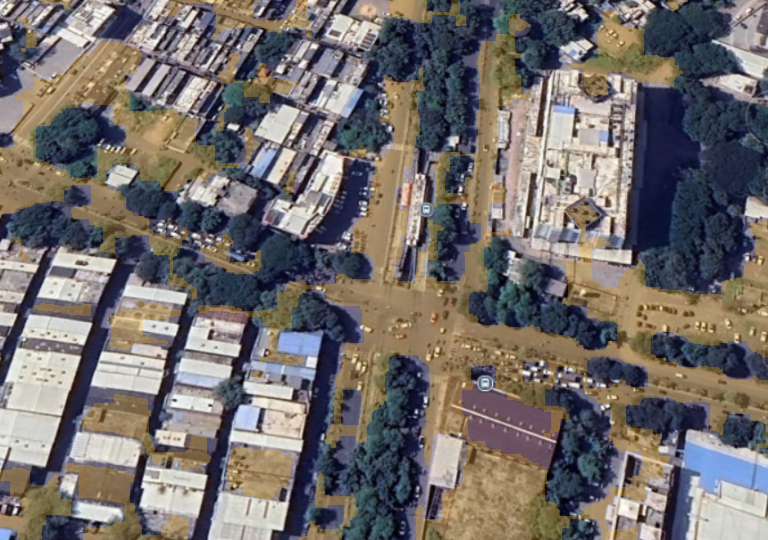
#> input picture test2_12_155_40.png, 768 x 540 px
$ python -i road_detection.py   (imports and definitions only)
#> lines starting #> are read from the running program, lines starting #| are printed output that depends on the picture; after the words box and inside, x2 and y2 are one past the last pixel; in counts of white or black regions, pixels touching at a corner belong together
#> further down, picture is the input picture: shape (540, 768, 3); mean B, G, R 107.4, 109.3, 115.2
#> in _road_surface_candidates, `hsv = cv2.cvtColor(img_bgr, cv2.COLOR_BGR2HSV)`: hsv: shape (540, 768, 3); mean H, S, V 74.7, 79.2, 127.2
#> in _road_surface_candidates, `lab = cv2.cvtColor(img_bgr, cv2.COLOR_BGR2LAB)`: lab: shape (540, 768, 3); mean of channels 0, 1, 2 116.5, 131.2, 129.4
import cv2
import numpy as np
from skimage.morphology import skeletonize


def _vegetation_mask(img_bgr: np.ndarray, hsv: np.ndarray) -> np.ndarray:
    b, g, r = cv2.split(img_bgr.astype(np.int16))
    h = hsv[:, :, 0]
    s = hsv[:, :, 1]
    excess_green = 2 * g - r - b
    return (((h >= 25) & (h <= 95) & (s > 38)) | (excess_green > 12)).astype(np.uint8) * 255
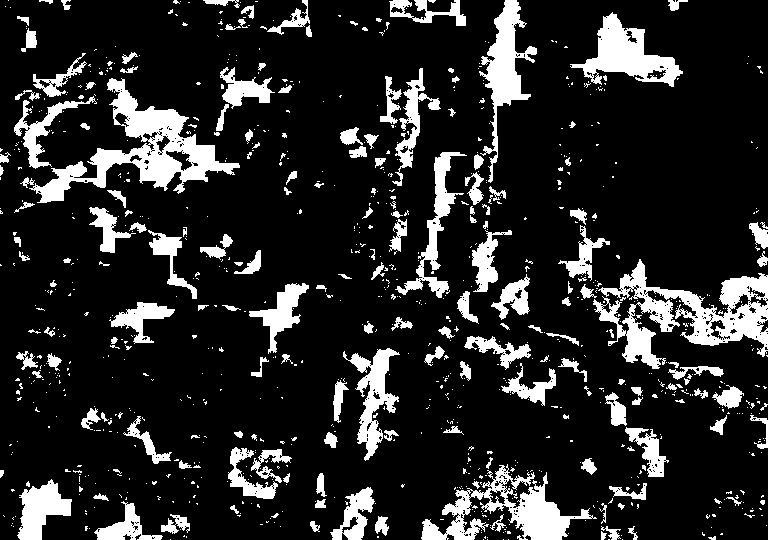
#> returned value: shape (540, 768); 15.7% white; 925 white regions (750 under 20 px), largest, box (x1, y1, x2, y2) and area: (593, 259, 768, 369) 6991, (29, 78, 240, 203) 6914, (421, 464, 597, 540) 4482


def _local_std(gray: np.ndarray, ksize: int = 15) -> np.ndarray:
#> called with ksize = 15
    gray_f = gray.astype(np.float32)
    mean = cv2.blur(gray_f, (ksize, ksize))
    sq_mean = cv2.blur(gray_f * gray_f, (ksize, ksize))
    return np.sqrt(np.maximum(sq_mean - mean * mean, 0))


def _road_surface_candidates(img_bgr: np.ndarray) -> np.ndarray:
    hsv = cv2.cvtColor(img_bgr, cv2.COLOR_BGR2HSV)
    lab = cv2.cvtColor(img_bgr, cv2.COLOR_BGR2LAB)
    gray = cv2.cvtColor(img_bgr, cv2.COLOR_BGR2GRAY)

    h, s, v = hsv[:, :, 0], hsv[:, :, 1], hsv[:, :, 2]
    a, b = lab[:, :, 1], lab[:, :, 2]
    vegetation = _vegetation_mask(img_bgr, hsv)
    std = _local_std(gray)

    # Asphalt/concrete roads in these tiles are generally grey, not very bright,
    # non-vegetated, and smoother than dense roof blocks.
    neutral = (np.abs(a.astype(np.int16) - 128) < 14) & (np.abs(b.astype(np.int16) - 128) < 16)
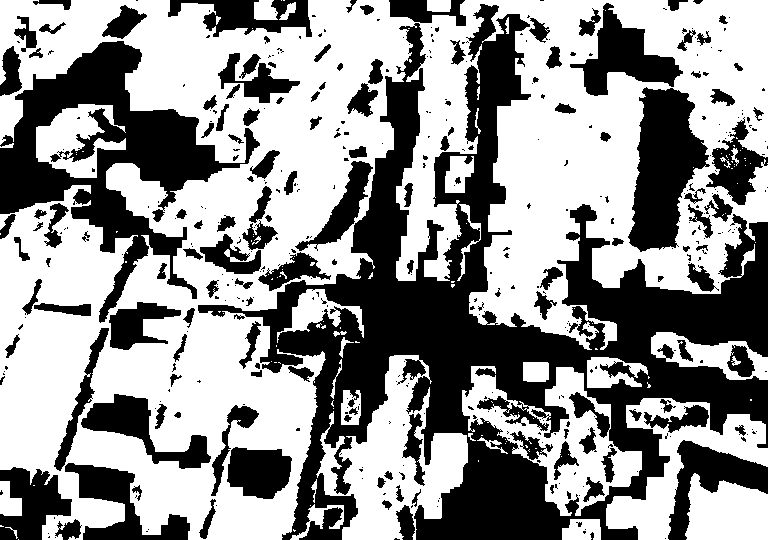
#> neutral: shape (540, 768) bool; 57.4% white; 432 black regions (289 under 20 px), largest, box (x1, y1, x2, y2) and area: (198, 4, 768, 540) 89060, (0, 41, 260, 323) 22658, (628, 87, 710, 252) 8186
    asphalt = (
        (s < 76)
        & (v > 35)
        & (v < 162)
        & neutral
        & (vegetation == 0)
        & (std < 48)
    )
#> asphalt: shape (540, 768) bool; 10.9% white; 1607 white regions (1252 under 20 px), largest, box (x1, y1, x2, y2) and area: (462, 375, 551, 437) 1522, (492, 231, 576, 289) 1236, (462, 410, 555, 472) 950

    candidates = asphalt.astype(np.uint8) * 255
    candidates = cv2.morphologyEx(candidates, cv2.MORPH_OPEN, np.ones((3, 3), np.uint8), iterations=1)
#> candidates: shape (540, 768); 6.7% white; 637 white regions (290 under 20 px), largest, box (x1, y1, x2, y2) and area: (492, 235, 557, 279) 713, (165, 38, 211, 90) 573, (462, 379, 507, 409) 525
    candidates = cv2.morphologyEx(candidates, cv2.MORPH_CLOSE, np.ones((7, 7), np.uint8), iterations=1)
#> candidates: shape (540, 768); 8% white; 369 white regions (128 under 20 px), largest, box (x1, y1, x2, y2) and area: (462, 366, 554, 468) 2530, (488, 204, 574, 279) 1467, (165, 28, 247, 90) 927
    return candidates


def _long_corridor_support(gray: np.ndarray, candidates: np.ndarray) -> tuple[np.ndarray, int]:
    blurred = cv2.GaussianBlur(gray, (5, 5), 0)
    edges = cv2.Canny(blurred, 60, 150)
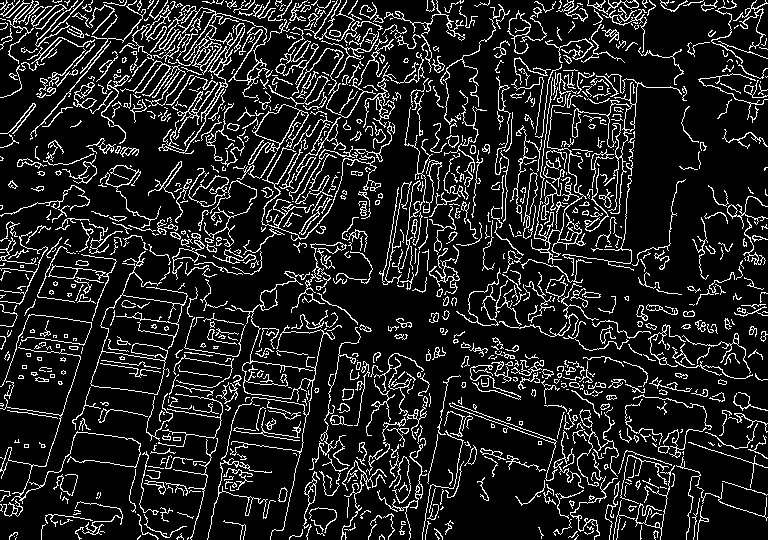
#> edges: shape (540, 768); 13.4% white in thin lines or dots
    lines = cv2.HoughLinesP(edges, 1, np.pi / 180, threshold=48, minLineLength=70, maxLineGap=24)
#> lines = 1018 rows, first 6: [152, 3, 686, 537], [400, 244, 647, 491], [132, 4, 419, 291], [8, 36, 491, 241], [557, 436, 660, 539], [537, 433, 640, 536]

    support = np.zeros_like(gray)
    accepted = 0
    if lines is None:
        return support, accepted

    for x1, y1, x2, y2 in lines[:, 0]:
        length = ((x2 - x1) ** 2 + (y2 - y1) ** 2) ** 0.5
        if length < 75:
            continue

        probe = np.zeros_like(gray)
        cv2.line(probe, (x1, y1), (x2, y2), 255, 13)
        candidate_ratio = (candidates[probe > 0] > 0).mean() if np.any(probe > 0) else 0
        if candidate_ratio >= 0.28:
            cv2.line(support, (x1, y1), (x2, y2), 255, 17)
            accepted += 1
#> this loop made 1018 passes
#> (length, candidate_ratio) on passes 80, 82, 175, 203, 331, 414, 423, 516, 529, 579, 600, 648: (230.8, 0.303), (169, 0.306), (96.13, 0.302), (104, 0.292), (92.96, 0.285), (84.1, 0.331), (171.4, 0.288), (75.69, 0.32), (87.28, 0.315), (120, 0.287), (89.02, 0.323), (89.01, 0.496)
#> (x1, y1, x2, y2, length, candidate_ratio) on passes 1 to 6: (152, 3, 686, 537, 755.2, 0.0762), (400, 244, 647, 491, 349.3, 0.083), (132, 4, 419, 291, 405.9, 0.149), (8, 36, 491, 241, 524.7, 0.11), (557, 436, 660, 539, 145.7, 0.0397), (537, 433, 640, 536, 145.7, 0.19)
#> probe: shape (540, 768); 0.41% white; 1 white region, box (x1, y1, x2, y2) and area: (449, 146, 551, 220) 1718
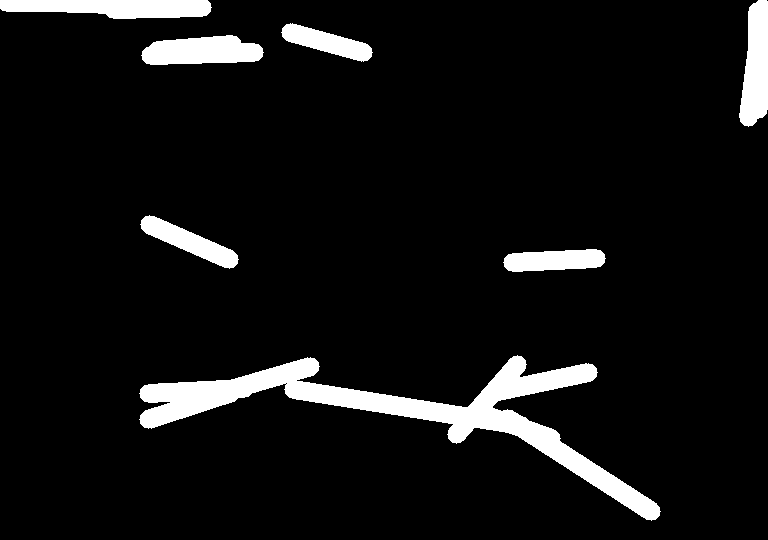
#> support: shape (540, 768); 7.3% white; 7 white regions, largest, box (x1, y1, x2, y2) and area: (139, 355, 661, 521) 15888, (0, 0, 212, 19) 3163, (141, 35, 264, 65) 2818
#> after the loop, accepted = 19

    support = cv2.morphologyEx(support, cv2.MORPH_CLOSE, np.ones((7, 7), np.uint8), iterations=1)
#> support: shape (540, 768); 7.3% white; 7 white regions, largest, box (x1, y1, x2, y2) and area: (139, 355, 661, 521) 16110, (0, 0, 212, 19) 3172, (141, 35, 264, 65) 2818
    return support, accepted


def detect_roads(img_bgr: np.ndarray) -> tuple[np.ndarray, dict]:
    """
    Fast detector for dense Indian urban satellite tiles.

    It prioritizes grey asphalt/concrete corridors and rejects many bright roof,
    tree, and open-ground false positives. This is intentionally lightweight so
    uploads remain responsive during demos.
    """
    gray = cv2.cvtColor(img_bgr, cv2.COLOR_BGR2GRAY)
    candidates = _road_surface_candidates(img_bgr)
    corridor_support, line_count = _long_corridor_support(gray, candidates)
#> line_count = 19

    supported = cv2.bitwise_and(candidates, cv2.dilate(corridor_support, np.ones((5, 5), np.uint8), iterations=1))
#> supported: shape (540, 768); 2.1% white; 57 white regions (18 under 20 px), largest, box (x1, y1, x2, y2) and area: (462, 371, 554, 461) 1926, (178, 376, 239, 407) 633, (749, 0, 768, 53) 611
    road_mask = cv2.bitwise_or(supported, cv2.bitwise_and(candidates, corridor_support))
    road_mask = cv2.morphologyEx(road_mask, cv2.MORPH_CLOSE, np.ones((9, 9), np.uint8), iterations=2)
#> road_mask: shape (540, 768); 3% white; 25 white regions (5 under 20 px), largest, box (x1, y1, x2, y2) and area: (462, 371, 554, 461) 2704, (118, 0, 214, 20) 1291, (141, 33, 242, 66) 1269
    road_mask = cv2.morphologyEx(road_mask, cv2.MORPH_OPEN, np.ones((3, 3), np.uint8), iterations=1)
#> road_mask: shape (540, 768); 3% white; 25 white regions (2 under 20 px), largest, box (x1, y1, x2, y2) and area: (462, 373, 554, 460) 2662, (118, 0, 214, 20) 1291, (141, 33, 242, 66) 1254

    num_labels, labels, stats, _ = cv2.connectedComponentsWithStats(road_mask, connectivity=8)
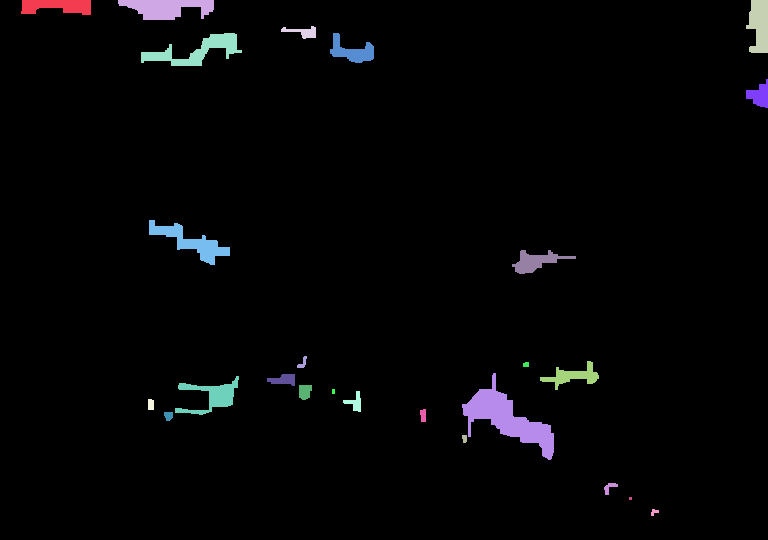
#> labels: shape (540, 768) int32; 26 distinct labels, from 0 to 25; one colour per label, 0 black
#> num_labels = 26; stats = 26 rows, first 6: [0, 0, 768, 540, 402253], [21, 0, 70, 15, 801], [118, 0, 96, 20, 1291], [746, 0, 22, 53, 874], [281, 26, 35, 13, 215], [141, 33, 101, 33, 1254]
    final_mask = np.zeros_like(road_mask)
    h, w = road_mask.shape
#> h = 540; w = 768
    min_area = max(80, int(h * w * 0.00018))
#> min_area = 80
    kept = 0

    for idx in range(1, num_labels):
        area = int(stats[idx, cv2.CC_STAT_AREA])
        x = int(stats[idx, cv2.CC_STAT_LEFT])
        y = int(stats[idx, cv2.CC_STAT_TOP])
        cw = int(stats[idx, cv2.CC_STAT_WIDTH])
        ch = int(stats[idx, cv2.CC_STAT_HEIGHT])
        aspect = max(cw, ch) / max(1, min(cw, ch))
        touches_border = x <= 2 or y <= 2 or (x + cw) >= w - 2 or (y + ch) >= h - 2

        if area >= min_area and (aspect >= 1.35 or touches_border or area >= min_area * 6):
            final_mask[labels == idx] = 255
            kept += 1
#> this loop made 25 passes
#> (area, x, y, cw, ch, aspect, touches_border) on passes 1 to 12: (801, 21, 0, 70, 15, 4.67, True), (1291, 118, 0, 96, 20, 4.8, True), (874, 746, 0, 22, 53, 2.41, True), (215, 281, 26, 35, 13, 2.69, False), (1254, 141, 33, 101, 33, 3.06, False), (631, 330, 33, 44, 30, 1.47, False), (371, 746, 79, 22, 29, 1.32, True), (1172, 149, 220, 81, 45, 1.8, False), (664, 512, 250, 64, 24, 2.67, False), (57, 297, 356, 10, 12, 1.2, False), (611, 540, 361, 59, 29, 2.03, False), (28, 523, 362, 6, 5, 1.2, False)
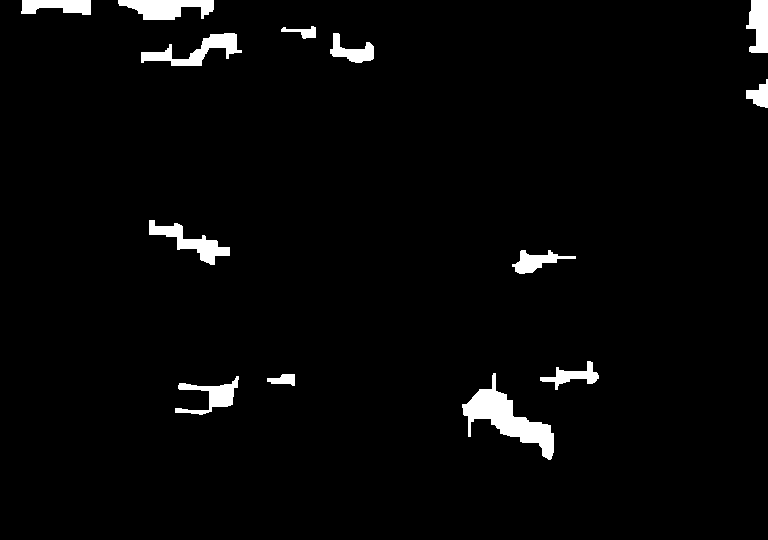
#> final_mask: shape (540, 768); 2.8% white; 13 white regions, largest, box (x1, y1, x2, y2) and area: (462, 373, 554, 460) 2662, (118, 0, 214, 20) 1291, (141, 33, 242, 66) 1254
#> after the loop, kept = 13

    if np.any(final_mask):
        distance = cv2.distanceTransform((final_mask > 0).astype(np.uint8), cv2.DIST_L2, 3)
        skeleton = skeletonize(final_mask > 0)
#> skeleton: shape (540, 768) bool; 0.26% white in thin lines or dots, all inside (x1, y1, x2, y2) = (21, 1, 767, 458)
        centerline = np.logical_and(skeleton, np.logical_and(distance >= 2.0, distance <= 22.0))
#> centerline: shape (540, 768) bool; 0.22% white in thin lines or dots, all inside (x1, y1, x2, y2) = (23, 1, 767, 458)
        centerline_u8 = (centerline.astype(np.uint8)) * 255

        # Rebuild roads from plausible centerlines so large paved yards/roof blocks
        # do not dominate the road mask or density metric.
        rebuilt = cv2.dilate(
            centerline_u8,
            cv2.getStructuringElement(cv2.MORPH_ELLIPSE, (11, 11)),
            iterations=1,
        )
#> rebuilt: shape (540, 768); 2.7% white; 15 white regions, largest, box (x1, y1, x2, y2) and area: (460, 384, 555, 463) 1658, (138, 35, 240, 68) 1401, (146, 217, 232, 267) 1337
        final_mask = cv2.bitwise_and(rebuilt, final_mask)
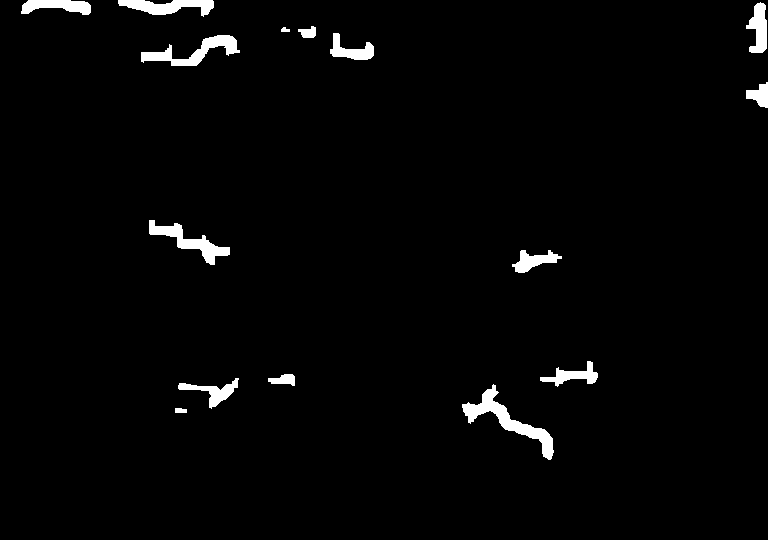
#> final_mask: shape (540, 768); 2.2% white; 15 white regions, largest, box (x1, y1, x2, y2) and area: (462, 384, 554, 460) 1532, (141, 35, 240, 66) 1121, (149, 220, 230, 265) 1071

    metadata = {
        "method": "fast_urban_asphalt_corridor_detector",
        "components_kept": kept,
        "min_component_area_px": min_area,
        "corridor_lines": line_count,
    }
#> metadata = {'method': 'fast_urban_asphalt_corridor_detector', 'components_kept': 13, 'min_component_area_px': 80, 'corridor_lines': 19}
    return final_mask, metadata

>>> import cv2
>>> picture = cv2.imread('../test2_12_155_40.png')
>>> result = detect_roads(picture)
